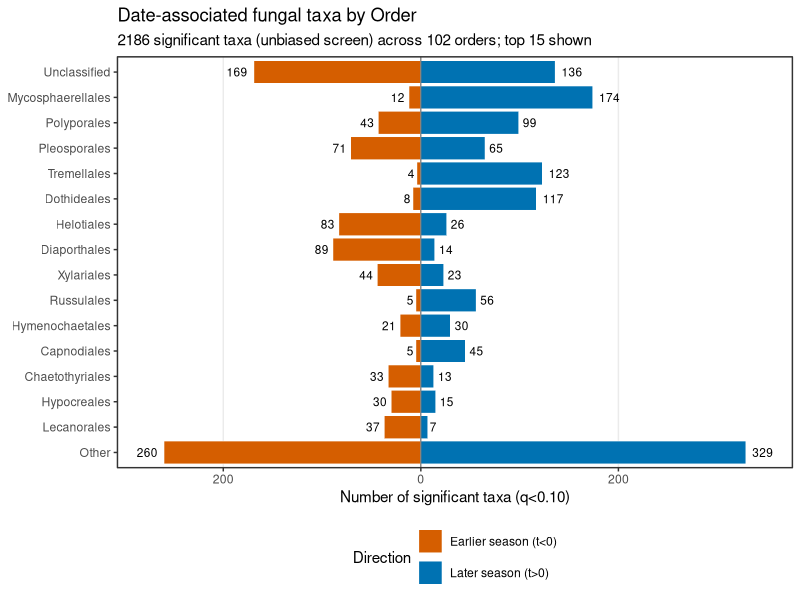
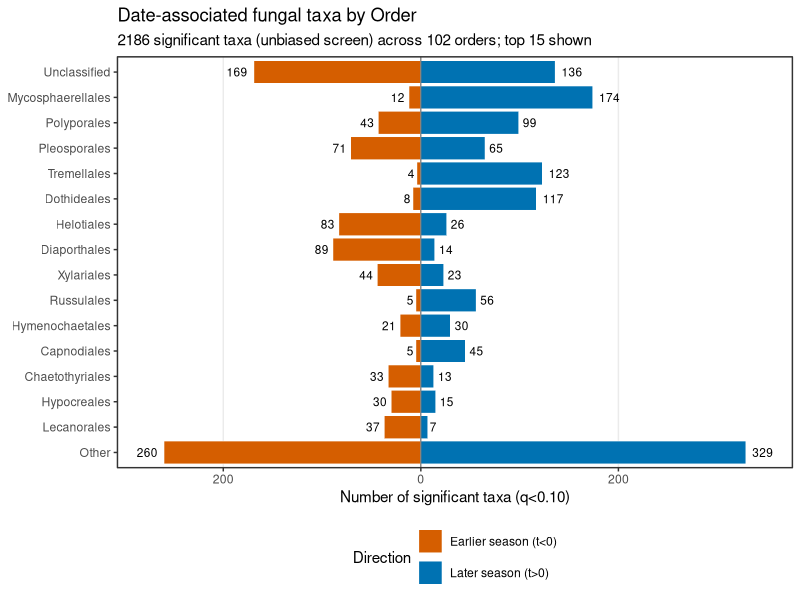

These figures' R source, in order:
# Exploratory: Order-level taxonomic breakdown of the fungal taxa
# significantly (q<0.10) associated with collection date -- data/2024_fungi/
# fungal_taxa_date_association.all_taxa.csv (unbiased screen, every
# prevalence-filtered taxon, no pre-selection; same 2116 hits as fig3/fig4
# panel b). Family was already broken down in fig4 (presentation_items/
# fig4_association_taxonomic_breakdown.R); Order is one level coarser.
# Companion to fungi_insect_order_breakdown.R (same breakdown for the
# insect_PCoA1-associated taxa).
#
# 2116 hits span 102 orders -- too many to show unfolded (unlike the PCoA1
# screen's 31), so only the top n_top orders by hit count are shown
# individually and the rest folded into "Other".

library(dplyr)
library(ggplot2)

fig_dir <- "figures"

q_threshold <- 0.10
n_top <- 15   # + "Other" = 16 categories

tax <- read.delim("data/2024_fungi/ASVs_taxonomy.tsv", row.names = 1) %>%
  tibble::rownames_to_column("taxon") %>%
  transmute(taxon, Order = sub("^o__", "", Order))

res <- read.csv("data/2024_fungi/fungal_taxa_date_association.all_taxa.csv") %>%
  filter(q_value < q_threshold) %>%
  left_join(tax, by = "taxon") %>%
  mutate(
    Order = ifelse(is.na(Order) | Order == "", "Unclassified", Order),
    direction = ifelse(t_stat > 0, "Later season (t>0)", "Earlier season (t<0)")
  )

cat(nrow(res), "significant taxa across", n_distinct(res$Order), "orders\n")

order_rank <- res %>% count(Order, name = "total") %>% arrange(desc(total))
top_orders <- head(order_rank$Order, n_top)
res <- res %>% mutate(Order = ifelse(Order %in% top_orders, Order, "Other"))
order_levels <- c(top_orders, "Other")

counts <- res %>%
  count(Order, direction) %>%
  mutate(
    Order = factor(Order, levels = order_levels),
    signed_n = ifelse(direction == "Later season (t>0)", n, -n)
  )

p <- ggplot(counts, aes(x = Order, y = signed_n, fill = direction)) +
  geom_col(color = "white", linewidth = 0.2) +
  geom_hline(yintercept = 0, color = "grey30", linewidth = 0.3) +
  geom_text(aes(label = n, hjust = ifelse(signed_n >= 0, -0.3, 1.3)), size = 3) +
  scale_x_discrete(limits = rev(order_levels)) +
  coord_flip(clip = "off") +
  scale_y_continuous(labels = abs, expand = expansion(mult = c(0.08, 0.08))) +
  scale_fill_manual(values = c("Later season (t>0)" = "#0072B2", "Earlier season (t<0)" = "#D55E00")) +
  labs(x = NULL, y = "Number of significant taxa (q<0.10)", fill = "Direction",
       title = "Date-associated fungal taxa by Order",
       subtitle = paste0(nrow(res), " significant taxa (unbiased screen) across ",
                          n_distinct(order_rank$Order), " orders; top ", n_top, " shown")) +
  guides(fill = guide_legend(nrow = 2)) +
  theme_bw() +
  theme(legend.position = "bottom", panel.grid.major.y = element_blank(), panel.grid.minor = element_blank())

print(p)
ggsave(file.path(fig_dir, "fungi_date_order_breakdown.png"), p, width = 8, height = 7.5, dpi = 300, bg = "white")

cat("Wrote", file.path(fig_dir, "fungi_date_order_breakdown.png"), "\n")
